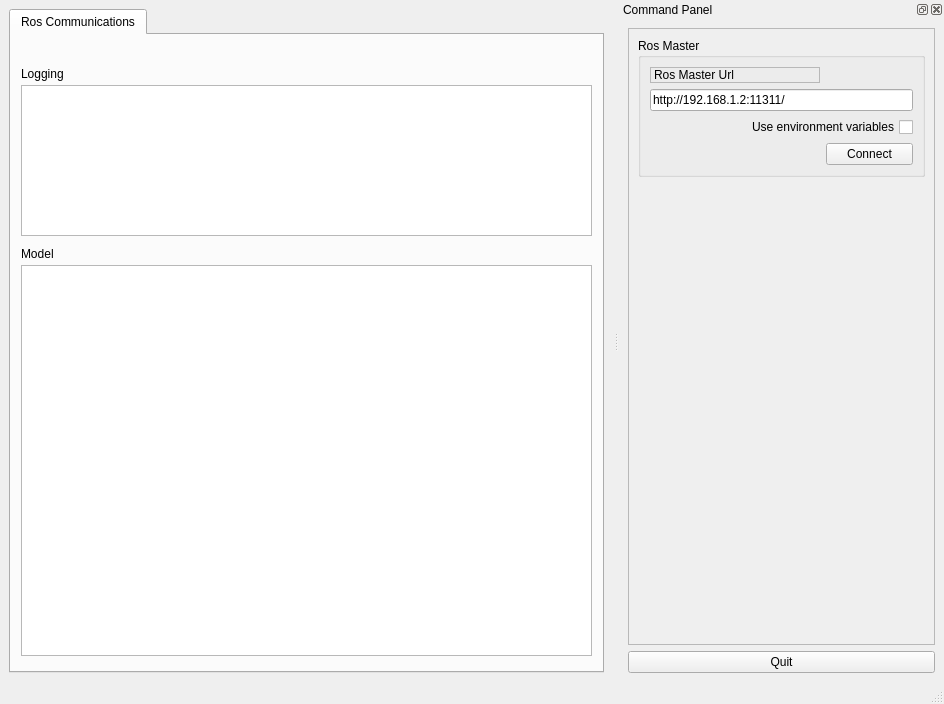
<?xml version="1.0" encoding="UTF-8"?>
<ui version="4.0">
 <class>MainWindowDesign</class>
 <widget class="QMainWindow" name="MainWindowDesign">
  <property name="geometry">
   <rect>
    <x>0</x>
    <y>0</y>
    <width>944</width>
    <height>704</height>
   </rect>
  </property>
  <property name="windowTitle">
   <string>QRosApp</string>
  </property>
  <property name="windowIcon">
   <iconset resource="../resources/images.qrc">
    <normaloff>:/images/icon.png</normaloff>:/images/icon.png</iconset>
  </property>
  <property name="locale">
   <locale language="English" country="Australia"/>
  </property>
  <widget class="QWidget" name="centralwidget">
   <layout class="QHBoxLayout">
    <item>
     <widget class="QTabWidget" name="tab_manager">
      <property name="minimumSize">
       <size>
        <width>100</width>
        <height>0</height>
       </size>
      </property>
      <property name="locale">
       <locale language="English" country="Australia"/>
      </property>
      <property name="currentIndex">
       <number>0</number>
      </property>
      <widget class="QWidget" name="tab_status">
       <attribute name="title">
        <string>Ros Communications</string>
       </attribute>
       <widget class="QGraphicsView" name="graphicsView">
        <property name="geometry">
         <rect>
          <x>10</x>
          <y>230</y>
          <width>571</width>
          <height>391</height>
         </rect>
        </property>
       </widget>
       <widget class="QLabel" name="label_2">
        <property name="geometry">
         <rect>
          <x>10</x>
          <y>210</y>
          <width>67</width>
          <height>17</height>
         </rect>
        </property>
        <property name="text">
         <string>Model</string>
        </property>
       </widget>
       <widget class="QListView" name="view_logging">
        <property name="geometry">
         <rect>
          <x>10</x>
          <y>50</y>
          <width>571</width>
          <height>151</height>
         </rect>
        </property>
       </widget>
       <widget class="QLabel" name="label_3">
        <property name="geometry">
         <rect>
          <x>10</x>
          <y>30</y>
          <width>67</width>
          <height>17</height>
         </rect>
        </property>
        <property name="text">
         <string>Logging</string>
        </property>
       </widget>
      </widget>
     </widget>
    </item>
   </layout>
  </widget>
  <widget class="QStatusBar" name="statusbar"/>
  <widget class="QDockWidget" name="dock_status">
   <property name="sizePolicy">
    <sizepolicy hsizetype="Minimum" vsizetype="Preferred">
     <horstretch>0</horstretch>
     <verstretch>0</verstretch>
    </sizepolicy>
   </property>
   <property name="minimumSize">
    <size>
     <width>325</width>
     <height>389</height>
    </size>
   </property>
   <property name="allowedAreas">
    <set>Qt::RightDockWidgetArea</set>
   </property>
   <property name="windowTitle">
    <string>Command Panel</string>
   </property>
   <attribute name="dockWidgetArea">
    <number>2</number>
   </attribute>
   <widget class="QWidget" name="dockWidgetContents_2">
    <layout class="QVBoxLayout" name="verticalLayout">
     <item>
      <widget class="QFrame" name="frame">
       <property name="sizePolicy">
        <sizepolicy hsizetype="Minimum" vsizetype="Preferred">
         <horstretch>0</horstretch>
         <verstretch>0</verstretch>
        </sizepolicy>
       </property>
       <property name="frameShape">
        <enum>QFrame::StyledPanel</enum>
       </property>
       <property name="frameShadow">
        <enum>QFrame::Raised</enum>
       </property>
       <layout class="QVBoxLayout" name="verticalLayout_3">
        <item>
         <widget class="QGroupBox" name="groupBox">
          <property name="title">
           <string>Ros Master</string>
          </property>
          <layout class="QGridLayout" name="gridLayout">
           <item row="0" column="0">
            <widget class="QLabel" name="label">
             <property name="frameShape">
              <enum>QFrame::StyledPanel</enum>
             </property>
             <property name="frameShadow">
              <enum>QFrame::Raised</enum>
             </property>
             <property name="text">
              <string>Ros Master Url</string>
             </property>
            </widget>
           </item>
           <item row="1" column="0" colspan="2">
            <widget class="QLineEdit" name="line_edit_master">
             <property name="text">
              <string>http://192.168.1.2:11311/</string>
             </property>
            </widget>
           </item>
           <item row="2" column="0" colspan="2">
            <widget class="QCheckBox" name="checkbox_use_environment">
             <property name="layoutDirection">
              <enum>Qt::RightToLeft</enum>
             </property>
             <property name="text">
              <string>Use environment variables</string>
             </property>
            </widget>
           </item>
           <item row="3" column="0">
            <spacer name="horizontalSpacer">
             <property name="orientation">
              <enum>Qt::Horizontal</enum>
             </property>
             <property name="sizeHint" stdset="0">
              <size>
               <width>170</width>
               <height>21</height>
              </size>
             </property>
            </spacer>
           </item>
           <item row="3" column="1">
            <widget class="QPushButton" name="button_connect">
             <property name="enabled">
              <bool>true</bool>
             </property>
             <property name="sizePolicy">
              <sizepolicy hsizetype="MinimumExpanding" vsizetype="Fixed">
               <horstretch>0</horstretch>
               <verstretch>0</verstretch>
              </sizepolicy>
             </property>
             <property name="toolTip">
              <string>Set the target to the current joint trajectory state.</string>
             </property>
             <property name="statusTip">
              <string>Clear all waypoints and set the target to the current joint trajectory state.</string>
             </property>
             <property name="text">
              <string>Connect</string>
             </property>
            </widget>
           </item>
          </layout>
         </widget>
        </item>
        <item>
         <spacer name="verticalSpacer_3">
          <property name="orientation">
           <enum>Qt::Vertical</enum>
          </property>
          <property name="sizeHint" stdset="0">
           <size>
            <width>20</width>
            <height>233</height>
           </size>
          </property>
         </spacer>
        </item>
       </layout>
      </widget>
     </item>
     <item>
      <widget class="QPushButton" name="quit_button">
       <property name="sizePolicy">
        <sizepolicy hsizetype="MinimumExpanding" vsizetype="Fixed">
         <horstretch>0</horstretch>
         <verstretch>0</verstretch>
        </sizepolicy>
       </property>
       <property name="text">
        <string>Quit</string>
       </property>
      </widget>
     </item>
    </layout>
   </widget>
  </widget>
  <action name="action_Quit">
   <property name="text">
    <string>&amp;Quit</string>
   </property>
   <property name="shortcut">
    <string>Ctrl+Q</string>
   </property>
   <property name="shortcutContext">
    <enum>Qt::ApplicationShortcut</enum>
   </property>
  </action>
  <action name="action_Preferences">
   <property name="text">
    <string>&amp;Preferences</string>
   </property>
  </action>
  <action name="actionAbout">
   <property name="text">
    <string>&amp;About</string>
   </property>
  </action>
  <action name="actionAbout_Qt">
   <property name="text">
    <string>About &amp;Qt</string>
   </property>
  </action>
 </widget>
 <resources>
  <include location="../resources/images.qrc"/>
 </resources>
 <connections>
  <connection>
   <sender>action_Quit</sender>
   <signal>triggered()</signal>
   <receiver>MainWindowDesign</receiver>
   <slot>close()</slot>
   <hints>
    <hint type="sourcelabel">
     <x>-1</x>
     <y>-1</y>
    </hint>
    <hint type="destinationlabel">
     <x>399</x>
     <y>299</y>
    </hint>
   </hints>
  </connection>
  <connection>
   <sender>quit_button</sender>
   <signal>clicked()</signal>
   <receiver>MainWindowDesign</receiver>
   <slot>close()</slot>
   <hints>
    <hint type="sourcelabel">
     <x>859</x>
     <y>552</y>
    </hint>
    <hint type="destinationlabel">
     <x>469</x>
     <y>299</y>
    </hint>
   </hints>
  </connection>
 </connections>
</ui>
